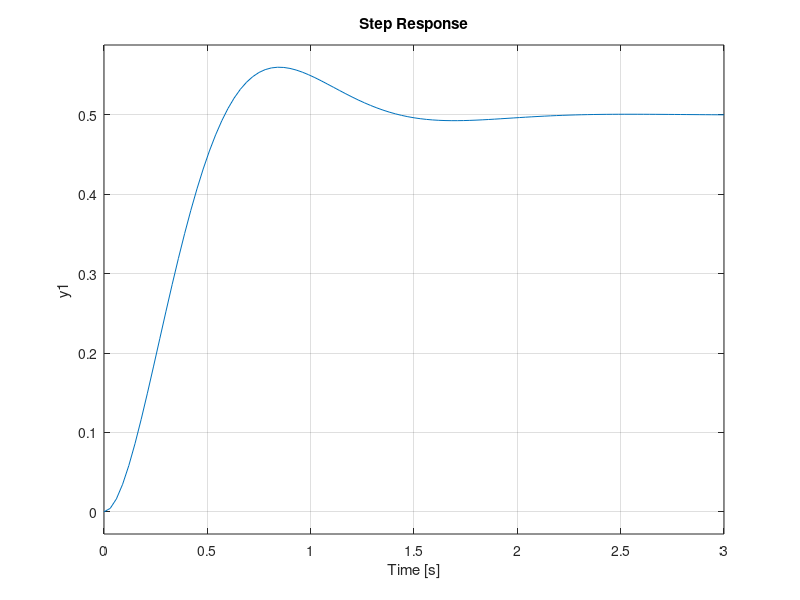

This chart was generated by the following MATLAB code:
%%%%%%%%%%%%%%%%%%%%%%%%%%%%%%%%%%%%%%%%%%%%%
% Exercício b)

% Considerando a equação 10u(t) = dy^2/dt^2 + 5dy/dt + 10y(t)
% Temos que u(t) = 0.1*dy^2/dt^2 + 0.5*dy/dt + y(t)
% Portanto U(s) = 0.1*s^2*Y(s) + 0.5*s*Y(s) + 1*Y(s)
% Y(s) = U(s) * 1 / (0.1*s^2 + 0.5*s + 1)
% Y(s)/U(s) = H(s) = 1 / (0.1*s^2 + 0.5*s + 1)

s = tf("s");
func = 1 / (0.1*s^2+0.5*s+1);
step(func);
hold

% Os resultados obtidos com relação ao simulink são os mesmos
% (ou muito semelhante ao menos)

%%%%%%%%%%%%%%%%%%%%%%%%%%%%%%%%%%%%%%%%%%%%%
% Exercício c)

func_fb = feedback(func, 1);
step(func_fb);
disp(func_fb);
% den = 0.1*s^2+0.5^2+2
% Equação característica: s^2+5s^2+20=0

% Raízes da equação características: (-5 +- sqrt(-55))/2 
% Sistema com duas raízes imaginárias conjugadas no semiplano negativo

% O tempo de acomodação diminui 
% O sobressinal aumenta
% O sinal de erro aumenta, deixa de ser zero, com a função estabilizando em
% 0.5 ao invés de 1


%%%%%%%%%%%%%%%%%%%%%%%%%%%%%%%%%%%%%%%%%%%%%
% Exercício d)

func_fb_10 = feedback(func*10, 1);
func_fb_2 = feedback(func*2, 1);

step(func_fb_10);
hold;
step(func_fb_2);
step(func_fb);

% O tempo de acomodação dos é constante com relação ao caso de feedback
% O sobressinal do caso com 10 é muito maior que o com 2 de ganho

[num_f10, den_f10] = tfdata(func_fb_10);
[num_f2, den_f2] = tfdata(func_fb_2);

root_f10 = roots(den_f10{1});
root_f2 = roots(den_f2{1});

disp(root_f10);
disp(root_f2);

% As raízes são
% Para ganho 10: -2.5000 +- 10.1858i
% Para ganho 2: -2.5000 +- 4.8734i
% É possível perceber que a parte real continua constante, enquanto a parte
% imaginária da raíz aumenta de um caso para o outro.
% Esse aumento afeta o sobressinal (não lembro o pq disso de ASLIN)
%%%%%%%%%%%%%%%%%%%%%%%%%%%%%%%%%%%%%%%%%%%%%

% Exercício 2
